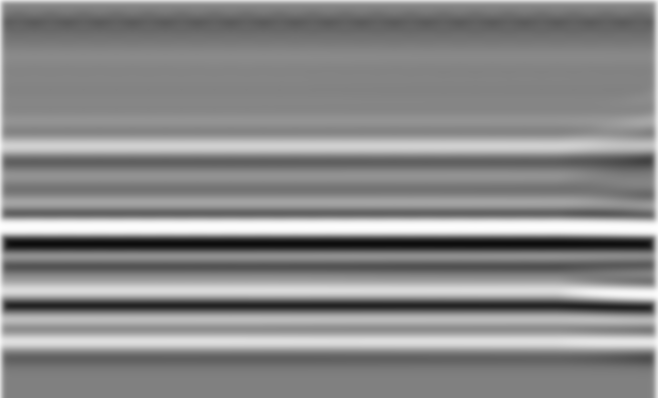
#> input picture Input/seismic.png, 658 x 398 px
$ python priors.py
#> lines starting #> are read from the running program, lines starting #| are printed output that depends on the picture
import cv2
import numpy as np

img = cv2.imread("Input/seismic.png", 0)
#> img is the input picture: shape (398, 658); min 13, max 254, mean 136.7
dim = (70,60)

resized = cv2.resize(img, dim, interpolation = cv2.INTER_AREA)
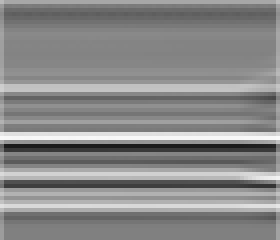
#> resized: shape (60, 70) (shown 4 times larger); min 27, max 251, mean 136.7
resized = cv2.blur(resized, ksize=(5,5))
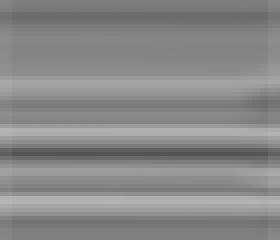
#> resized: shape (60, 70) (shown 4 times larger); min 83, max 182, mean 136

priors = open("Input/priors.txt", "w")

for i in range (60):
    for j in range(70):
        priors.write(str(resized[i][j])+"\n")

priors.close()

cv2.imwrite("Input/seismic_priors.png", resized)
cv2.waitKey(0)
cv2.destroyAllWindows()
